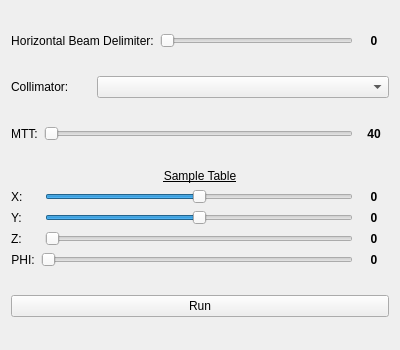
<?xml version="1.0" encoding="UTF-8"?>
<ui version="4.0">
 <class>Form</class>
 <widget class="QWidget" name="Form">
  <property name="enabled">
   <bool>true</bool>
  </property>
  <property name="geometry">
   <rect>
    <x>0</x>
    <y>0</y>
    <width>400</width>
    <height>350</height>
   </rect>
  </property>
  <property name="windowTitle">
   <string>Form</string>
  </property>
  <layout class="QVBoxLayout" name="verticalLayout">
   <item>
    <spacer name="verticalSpacer_2">
     <property name="orientation">
      <enum>Qt::Vertical</enum>
     </property>
     <property name="sizeHint" stdset="0">
      <size>
       <width>20</width>
       <height>40</height>
      </size>
     </property>
    </spacer>
   </item>
   <item>
    <layout class="QHBoxLayout" name="horizontalLayout">
     <item>
      <widget class="QLabel" name="label">
       <property name="font">
        <font>
         <bold>false</bold>
        </font>
       </property>
       <property name="text">
        <string>Horizontal Beam Delimiter:</string>
       </property>
       <property name="scaledContents">
        <bool>true</bool>
       </property>
       <property name="alignment">
        <set>Qt::AlignCenter</set>
       </property>
      </widget>
     </item>
     <item>
      <widget class="QSlider" name="sw">
       <property name="maximum">
        <number>80</number>
       </property>
       <property name="orientation">
        <enum>Qt::Horizontal</enum>
       </property>
      </widget>
     </item>
     <item>
      <widget class="QLabel" name="sw_value">
       <property name="sizePolicy">
        <sizepolicy hsizetype="MinimumExpanding" vsizetype="Preferred">
         <horstretch>0</horstretch>
         <verstretch>0</verstretch>
        </sizepolicy>
       </property>
       <property name="maximumSize">
        <size>
         <width>30</width>
         <height>16777215</height>
        </size>
       </property>
       <property name="font">
        <font>
         <bold>true</bold>
        </font>
       </property>
       <property name="text">
        <string>0</string>
       </property>
       <property name="scaledContents">
        <bool>true</bool>
       </property>
       <property name="alignment">
        <set>Qt::AlignCenter</set>
       </property>
      </widget>
     </item>
    </layout>
   </item>
   <item>
    <spacer name="verticalSpacer_3">
     <property name="orientation">
      <enum>Qt::Vertical</enum>
     </property>
     <property name="sizeHint" stdset="0">
      <size>
       <width>20</width>
       <height>40</height>
      </size>
     </property>
    </spacer>
   </item>
   <item>
    <layout class="QHBoxLayout" name="horizontalLayout_2">
     <item>
      <widget class="QLabel" name="label_2">
       <property name="sizePolicy">
        <sizepolicy hsizetype="MinimumExpanding" vsizetype="Preferred">
         <horstretch>0</horstretch>
         <verstretch>0</verstretch>
        </sizepolicy>
       </property>
       <property name="maximumSize">
        <size>
         <width>80</width>
         <height>16777215</height>
        </size>
       </property>
       <property name="text">
        <string>Collimator:</string>
       </property>
       <property name="scaledContents">
        <bool>true</bool>
       </property>
       <property name="alignment">
        <set>Qt::AlignLeading|Qt::AlignLeft|Qt::AlignVCenter</set>
       </property>
      </widget>
     </item>
     <item>
      <widget class="QComboBox" name="cbCollimator"/>
     </item>
    </layout>
   </item>
   <item>
    <spacer name="verticalSpacer_4">
     <property name="orientation">
      <enum>Qt::Vertical</enum>
     </property>
     <property name="sizeHint" stdset="0">
      <size>
       <width>20</width>
       <height>40</height>
      </size>
     </property>
    </spacer>
   </item>
   <item>
    <layout class="QHBoxLayout" name="horizontalLayout_3">
     <item>
      <widget class="QLabel" name="label_3">
       <property name="text">
        <string>MTT:</string>
       </property>
       <property name="scaledContents">
        <bool>true</bool>
       </property>
       <property name="alignment">
        <set>Qt::AlignCenter</set>
       </property>
      </widget>
     </item>
     <item>
      <widget class="QSlider" name="mtt">
       <property name="minimum">
        <number>40</number>
       </property>
       <property name="maximum">
        <number>110</number>
       </property>
       <property name="orientation">
        <enum>Qt::Horizontal</enum>
       </property>
      </widget>
     </item>
     <item>
      <widget class="QLabel" name="mtt_value">
       <property name="sizePolicy">
        <sizepolicy hsizetype="MinimumExpanding" vsizetype="Preferred">
         <horstretch>0</horstretch>
         <verstretch>0</verstretch>
        </sizepolicy>
       </property>
       <property name="maximumSize">
        <size>
         <width>30</width>
         <height>16777215</height>
        </size>
       </property>
       <property name="font">
        <font>
         <bold>true</bold>
        </font>
       </property>
       <property name="text">
        <string>40</string>
       </property>
       <property name="scaledContents">
        <bool>true</bool>
       </property>
       <property name="alignment">
        <set>Qt::AlignCenter</set>
       </property>
      </widget>
     </item>
    </layout>
   </item>
   <item>
    <spacer name="verticalSpacer_6">
     <property name="orientation">
      <enum>Qt::Vertical</enum>
     </property>
     <property name="sizeHint" stdset="0">
      <size>
       <width>20</width>
       <height>40</height>
      </size>
     </property>
    </spacer>
   </item>
   <item>
    <layout class="QVBoxLayout" name="verticalLayout_3">
     <item>
      <widget class="QLabel" name="label_6">
       <property name="font">
        <font>
         <underline>true</underline>
        </font>
       </property>
       <property name="text">
        <string>Sample Table</string>
       </property>
       <property name="scaledContents">
        <bool>true</bool>
       </property>
       <property name="alignment">
        <set>Qt::AlignCenter</set>
       </property>
      </widget>
     </item>
     <item>
      <layout class="QHBoxLayout" name="horizontalLayout_15">
       <item>
        <widget class="QLabel" name="label_9">
         <property name="sizePolicy">
          <sizepolicy hsizetype="MinimumExpanding" vsizetype="Preferred">
           <horstretch>0</horstretch>
           <verstretch>0</verstretch>
          </sizepolicy>
         </property>
         <property name="maximumSize">
          <size>
           <width>28</width>
           <height>16777215</height>
          </size>
         </property>
         <property name="text">
          <string>X:</string>
         </property>
         <property name="scaledContents">
          <bool>true</bool>
         </property>
         <property name="alignment">
          <set>Qt::AlignLeading|Qt::AlignLeft|Qt::AlignVCenter</set>
         </property>
        </widget>
       </item>
       <item>
        <widget class="QSlider" name="x">
         <property name="minimum">
          <number>-150</number>
         </property>
         <property name="maximum">
          <number>150</number>
         </property>
         <property name="orientation">
          <enum>Qt::Horizontal</enum>
         </property>
        </widget>
       </item>
       <item>
        <widget class="QLabel" name="x_value">
         <property name="sizePolicy">
          <sizepolicy hsizetype="MinimumExpanding" vsizetype="Preferred">
           <horstretch>0</horstretch>
           <verstretch>0</verstretch>
          </sizepolicy>
         </property>
         <property name="maximumSize">
          <size>
           <width>30</width>
           <height>16777215</height>
          </size>
         </property>
         <property name="font">
          <font>
           <bold>true</bold>
          </font>
         </property>
         <property name="text">
          <string>0</string>
         </property>
         <property name="scaledContents">
          <bool>true</bool>
         </property>
         <property name="alignment">
          <set>Qt::AlignCenter</set>
         </property>
        </widget>
       </item>
      </layout>
     </item>
     <item>
      <layout class="QHBoxLayout" name="horizontalLayout_16">
       <item>
        <widget class="QLabel" name="label_13">
         <property name="sizePolicy">
          <sizepolicy hsizetype="MinimumExpanding" vsizetype="Preferred">
           <horstretch>0</horstretch>
           <verstretch>0</verstretch>
          </sizepolicy>
         </property>
         <property name="maximumSize">
          <size>
           <width>28</width>
           <height>16777215</height>
          </size>
         </property>
         <property name="text">
          <string>Y:</string>
         </property>
         <property name="scaledContents">
          <bool>true</bool>
         </property>
         <property name="alignment">
          <set>Qt::AlignLeading|Qt::AlignLeft|Qt::AlignVCenter</set>
         </property>
        </widget>
       </item>
       <item>
        <widget class="QSlider" name="y">
         <property name="minimum">
          <number>-150</number>
         </property>
         <property name="maximum">
          <number>150</number>
         </property>
         <property name="orientation">
          <enum>Qt::Horizontal</enum>
         </property>
        </widget>
       </item>
       <item>
        <widget class="QLabel" name="y_value">
         <property name="sizePolicy">
          <sizepolicy hsizetype="MinimumExpanding" vsizetype="Preferred">
           <horstretch>0</horstretch>
           <verstretch>0</verstretch>
          </sizepolicy>
         </property>
         <property name="maximumSize">
          <size>
           <width>30</width>
           <height>16777215</height>
          </size>
         </property>
         <property name="font">
          <font>
           <bold>true</bold>
          </font>
         </property>
         <property name="text">
          <string>0</string>
         </property>
         <property name="scaledContents">
          <bool>true</bool>
         </property>
         <property name="alignment">
          <set>Qt::AlignCenter</set>
         </property>
        </widget>
       </item>
      </layout>
     </item>
     <item>
      <layout class="QHBoxLayout" name="horizontalLayout_17">
       <item>
        <widget class="QLabel" name="label_15">
         <property name="sizePolicy">
          <sizepolicy hsizetype="MinimumExpanding" vsizetype="Preferred">
           <horstretch>0</horstretch>
           <verstretch>0</verstretch>
          </sizepolicy>
         </property>
         <property name="maximumSize">
          <size>
           <width>28</width>
           <height>16777215</height>
          </size>
         </property>
         <property name="text">
          <string>Z:</string>
         </property>
         <property name="scaledContents">
          <bool>true</bool>
         </property>
         <property name="alignment">
          <set>Qt::AlignLeading|Qt::AlignLeft|Qt::AlignVCenter</set>
         </property>
        </widget>
       </item>
       <item>
        <widget class="QSlider" name="z">
         <property name="maximum">
          <number>400</number>
         </property>
         <property name="orientation">
          <enum>Qt::Horizontal</enum>
         </property>
        </widget>
       </item>
       <item>
        <widget class="QLabel" name="z_value">
         <property name="sizePolicy">
          <sizepolicy hsizetype="MinimumExpanding" vsizetype="Preferred">
           <horstretch>0</horstretch>
           <verstretch>0</verstretch>
          </sizepolicy>
         </property>
         <property name="maximumSize">
          <size>
           <width>30</width>
           <height>16777215</height>
          </size>
         </property>
         <property name="font">
          <font>
           <bold>true</bold>
          </font>
         </property>
         <property name="text">
          <string>0</string>
         </property>
         <property name="scaledContents">
          <bool>true</bool>
         </property>
         <property name="alignment">
          <set>Qt::AlignCenter</set>
         </property>
        </widget>
       </item>
      </layout>
     </item>
     <item>
      <layout class="QHBoxLayout" name="horizontalLayout_18">
       <item>
        <widget class="QLabel" name="label_17">
         <property name="text">
          <string>PHI:</string>
         </property>
         <property name="scaledContents">
          <bool>true</bool>
         </property>
         <property name="alignment">
          <set>Qt::AlignCenter</set>
         </property>
        </widget>
       </item>
       <item>
        <widget class="QSlider" name="phi">
         <property name="maximum">
          <number>360</number>
         </property>
         <property name="orientation">
          <enum>Qt::Horizontal</enum>
         </property>
        </widget>
       </item>
       <item>
        <widget class="QLabel" name="phi_value">
         <property name="sizePolicy">
          <sizepolicy hsizetype="MinimumExpanding" vsizetype="Preferred">
           <horstretch>0</horstretch>
           <verstretch>0</verstretch>
          </sizepolicy>
         </property>
         <property name="maximumSize">
          <size>
           <width>30</width>
           <height>16777215</height>
          </size>
         </property>
         <property name="font">
          <font>
           <bold>true</bold>
          </font>
         </property>
         <property name="text">
          <string>0</string>
         </property>
         <property name="scaledContents">
          <bool>true</bool>
         </property>
         <property name="alignment">
          <set>Qt::AlignCenter</set>
         </property>
        </widget>
       </item>
      </layout>
     </item>
    </layout>
   </item>
   <item>
    <spacer name="verticalSpacer_7">
     <property name="orientation">
      <enum>Qt::Vertical</enum>
     </property>
     <property name="sizeHint" stdset="0">
      <size>
       <width>20</width>
       <height>40</height>
      </size>
     </property>
    </spacer>
   </item>
   <item>
    <widget class="QPushButton" name="btnRun">
     <property name="text">
      <string>Run</string>
     </property>
    </widget>
   </item>
   <item>
    <spacer name="verticalSpacer">
     <property name="orientation">
      <enum>Qt::Vertical</enum>
     </property>
     <property name="sizeHint" stdset="0">
      <size>
       <width>20</width>
       <height>40</height>
      </size>
     </property>
    </spacer>
   </item>
  </layout>
 </widget>
 <resources/>
 <connections>
  <connection>
   <sender>sw</sender>
   <signal>valueChanged(int)</signal>
   <receiver>sw_value</receiver>
   <slot>setNum(int)</slot>
   <hints>
    <hint type="sourcelabel">
     <x>277</x>
     <y>34</y>
    </hint>
    <hint type="destinationlabel">
     <x>374</x>
     <y>34</y>
    </hint>
   </hints>
  </connection>
  <connection>
   <sender>mtt</sender>
   <signal>valueChanged(int)</signal>
   <receiver>mtt_value</receiver>
   <slot>setNum(int)</slot>
   <hints>
    <hint type="sourcelabel">
     <x>201</x>
     <y>125</y>
    </hint>
    <hint type="destinationlabel">
     <x>374</x>
     <y>125</y>
    </hint>
   </hints>
  </connection>
  <connection>
   <sender>x</sender>
   <signal>valueChanged(int)</signal>
   <receiver>x_value</receiver>
   <slot>setNum(int)</slot>
   <hints>
    <hint type="sourcelabel">
     <x>198</x>
     <y>191</y>
    </hint>
    <hint type="destinationlabel">
     <x>373</x>
     <y>191</y>
    </hint>
   </hints>
  </connection>
  <connection>
   <sender>y</sender>
   <signal>valueChanged(int)</signal>
   <receiver>y_value</receiver>
   <slot>setNum(int)</slot>
   <hints>
    <hint type="sourcelabel">
     <x>198</x>
     <y>216</y>
    </hint>
    <hint type="destinationlabel">
     <x>373</x>
     <y>216</y>
    </hint>
   </hints>
  </connection>
  <connection>
   <sender>z</sender>
   <signal>valueChanged(int)</signal>
   <receiver>z_value</receiver>
   <slot>setNum(int)</slot>
   <hints>
    <hint type="sourcelabel">
     <x>198</x>
     <y>241</y>
    </hint>
    <hint type="destinationlabel">
     <x>373</x>
     <y>241</y>
    </hint>
   </hints>
  </connection>
  <connection>
   <sender>phi</sender>
   <signal>valueChanged(int)</signal>
   <receiver>phi_value</receiver>
   <slot>setNum(int)</slot>
   <hints>
    <hint type="sourcelabel">
     <x>198</x>
     <y>266</y>
    </hint>
    <hint type="destinationlabel">
     <x>373</x>
     <y>266</y>
    </hint>
   </hints>
  </connection>
 </connections>
</ui>
